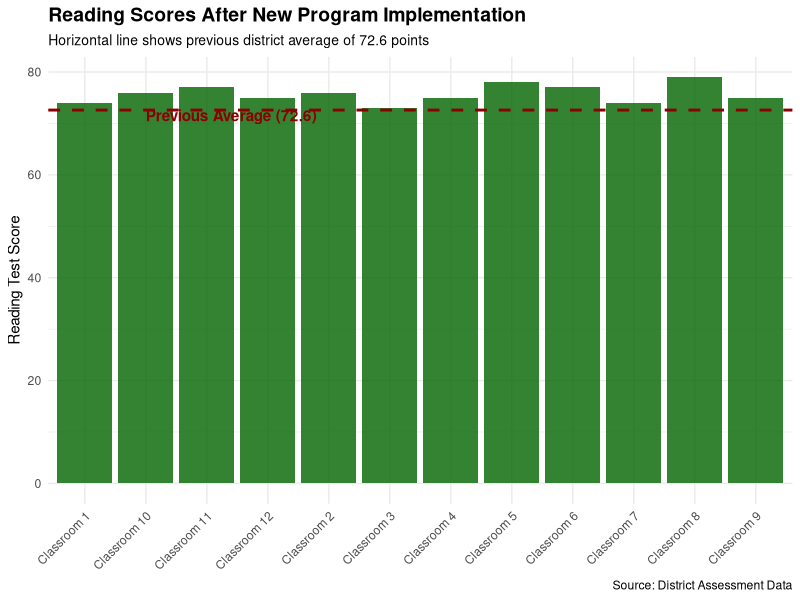

Recreate this plot in R.
## ---- chunk 1
knitr::opts_chunk$set(echo = TRUE)
library(tidyverse)
## ---- chunk 2
# Known information about reading scores before the new program
prior_mean <- 72.6  # average score
prior_sd <- 4.8     # standard deviation

# Reading scores after implementing the new program (12 classrooms)
new_scores <- c(74, 76, 73, 75, 78, 77, 74, 79, 75, 76, 77, 75) # Replace with the actual scores

# Create a journalist-friendly dataset
score_data <- tibble(
  classroom = paste("Classroom", 1:12),
  reading_score = new_scores
)

# View the data
score_data
## ---- chunk 3
# Calculate statistics based on the new reading scores
new_stats <- score_data |> 
  summarise(
    mean = mean(reading_score),
    sd = sd(reading_score),
    n = n()
  )

new_stats
## ---- chunk 4
# STUDENT TASK: Choose an appropriate fill color for the bars
my_fill_color <- "darkgreen" # Replace with a color name like "royalblue", "darkgreen", etc.

# Create a visualization comparing new scores to the previous average
score_data |> 
ggplot(aes(x = classroom, y = reading_score)) +
  geom_col(fill = my_fill_color, alpha = 0.8) +
  geom_hline(yintercept = prior_mean, color = "darkred", size = 1, linetype = "dashed") +
  annotate("text", x = 2, y = prior_mean - 1, 
           label = "Previous Average (72.6)", hjust = 0, fontface = "bold", color = "darkred") +
  labs(
    title = "Reading Scores After New Program Implementation",
    subtitle = "Horizontal line shows previous district average of 72.6 points",
    x = NULL,
    y = "Reading Test Score",
    caption = "Source: District Assessment Data"
  ) +
  theme_minimal() +
  theme(
    plot.title = element_text(face = "bold", size = 14),
    plot.subtitle = element_text(size = 10),
    axis.text.x = element_text(angle = 45, hjust = 1)
  )
## ---- chunk 5
# Set the significance level for your test
alpha_level <- .05  # Replace with the appropriate value

# Perform a one-sample t-test
# Since we want to know if scores improved (increased), we use a one-sided test (alternative = "greater")
t_test_result <- t.test(
  score_data$reading_score,
  mu = prior_mean,
  alternative = "greater"
)

# Display the results
t_test_result
## ---- chunk 6
# Get the p-value
p_value <- t_test_result$p.value

# Calculate the 95% confidence interval
ci <- t.test(score_data$reading_score)$conf.int

# Create a tibble to display the key statistics for your story
story_stats <- tibble(
  `Previous average` = prior_mean,
  `New average` = mean(75.75),
  `Improvement` = mean(new_scores) - prior_mean,
  `Percent change` = round(((mean(new_scores) - prior_mean) / prior_mean) * 100, 1),
  `p-value` = p_value,
  `Lower bound` = ci[1],
  `Upper bound` = ci[2],
  `Confidence level` = "95%"
)

# Display the key statistics
story_stats
